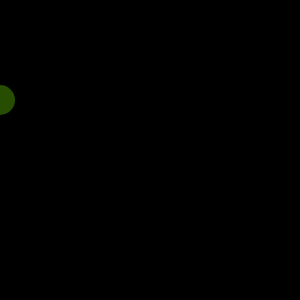
Frame 1 (no input)
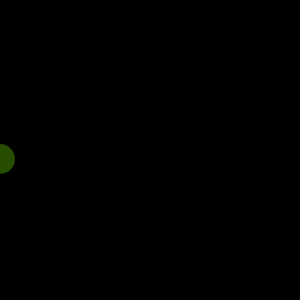
Frame 60 (no input)
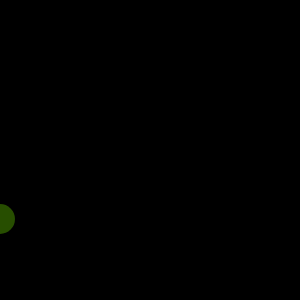
Frame 120 (the mouse pressed at the canvas centre since frame 60)

The p5.js sketch that drew these frames (run headless with seeded random() and noise() and a simulated clock; from frame 60 on, the mouse is pressed at the canvas centre):

// p5.js sketch
// ── sketch.js
var circleX=0;
var circleY=100;
var speedX=1;
var speedY=1;

function setup() {
  createCanvas(300, 300);
}

function draw() {
  background(0);
  fill(100,200,0,100);
  noStroke();
  ellipse(circleX, circleY, 30,30);

  if (circleX > width || circleX < 0) {
    speedX = speedX * -1;
  }
    circleX = circleX - speedX;

  if (circleY > height || circleY < 0) {
    speedY = speedY * -1;
  }
    circleX = circleX + speedX;
    circleY = circleY + speedY;
}
